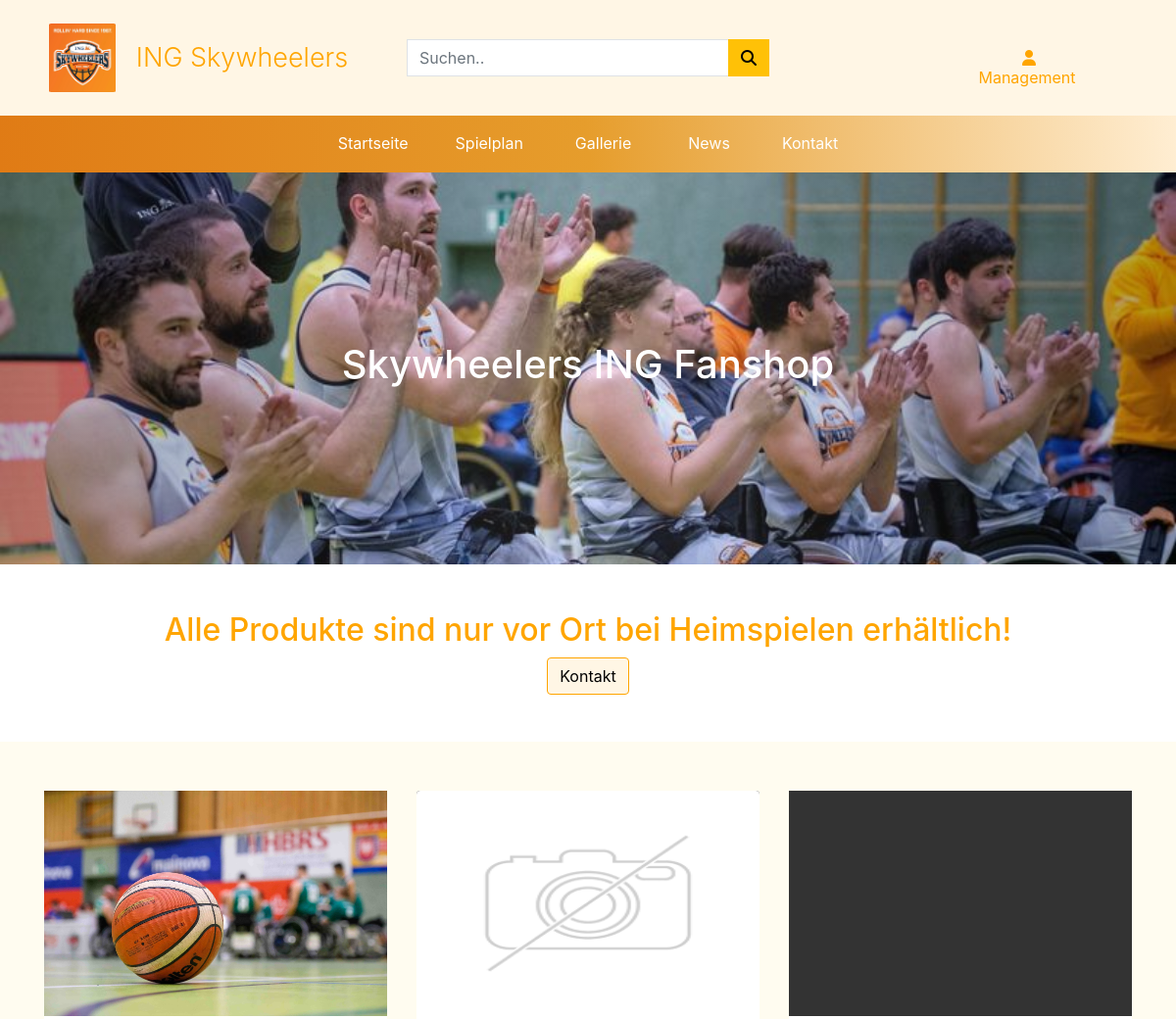
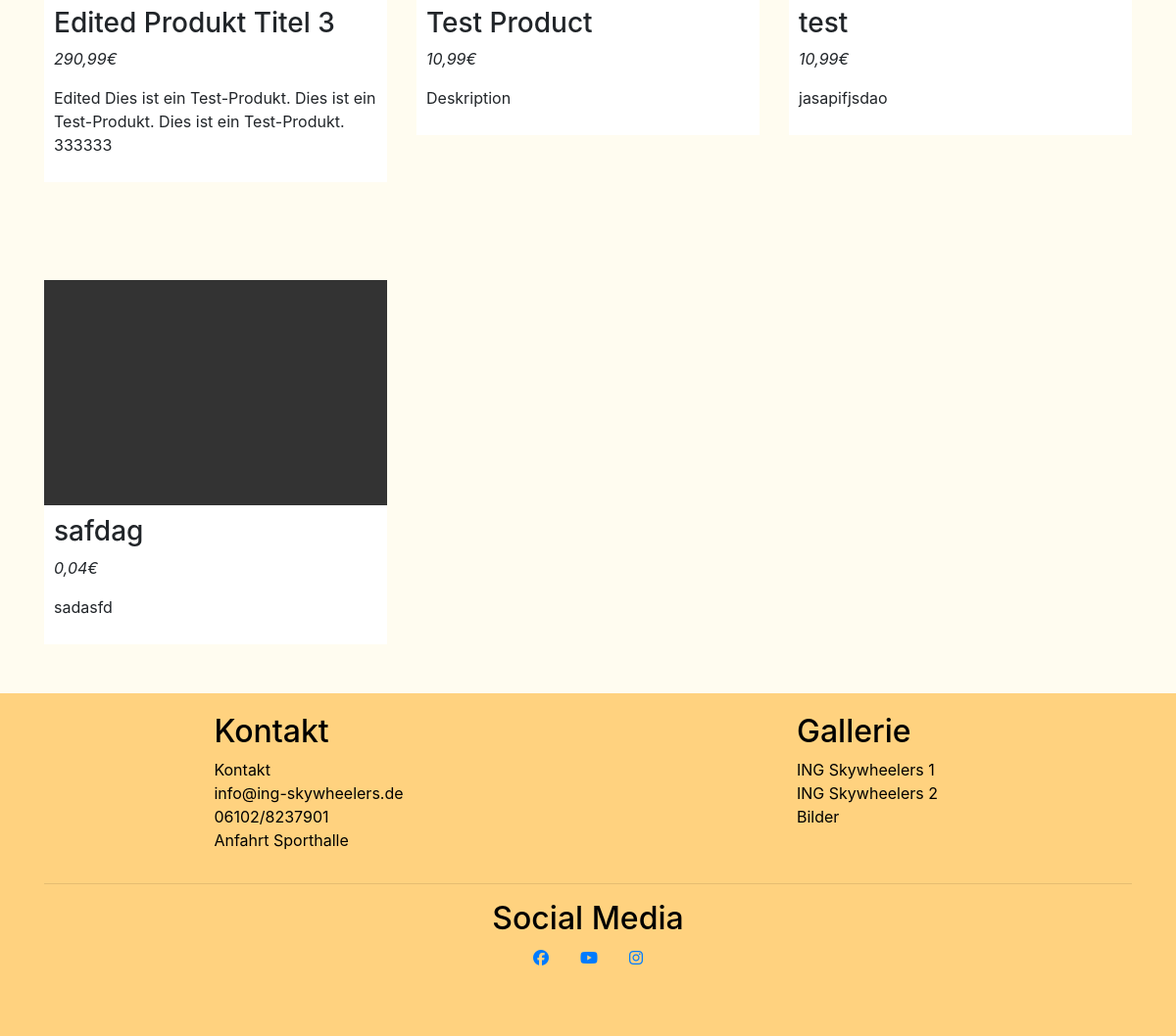
The app's page /fanshop/ with its own data (2 pictures, top to bottom).
### fanshop/models.py (models this page shows, shortened)
class BannerImage(models.Model):
    page_title = models.CharField(max_length=100, null=False, blank=False, default='')
    banner = models.ImageField(null=False, blank=False)

class Product(models.Model):
    friendly_name = models.CharField(max_length=254, null=False, blank=False, default='')
    name = models.CharField(max_length=254, null=False, blank=False, default='')
    image = models.ImageField(null=True, blank=True)
    description = models.TextField()
    price = models.DecimalField(max_digits=6, decimal_places=2)

### fanshop/views.py (the view)
# urls.py: path('', views.fanshop_page, name='fanshop'),
def fanshop_page(request):
    banner = BannerImage.objects.all()
    products = Product.objects.all()
    context = {
        'banner': banner,
        'products': products
    }
    return render(request, 'fanshop/fanshop.html', context)

### fanshop/templates/fanshop/fanshop.html (shortened to what this page needs)
{% extends 'base.html' %}
{% load static %}
{% block css %}
<link rel="stylesheet" href="{% static 'css/fanshop.css' %}">
{% endblock %}
{% block content %}
<section>
    <div class="container-fluid">
        <div class="row">
            <div class="col p-0">
                {% for img in banner %}
                <div class="fanshop-banner text-center"style="background-image: linear-gradient(to right, rgba(0, 0, 0, 0.3), rgba(255, 255, 255, 0.1), rgba(0, 0, 0, 0.3)), url('{{ img.banner.url }}');">
                    <h1>{{ img.page_title }}</h1>
                </div>
                {% endfor %}
            </div>
        </div>
    </div>
</section>
<section>
    <div class="container-fluid">
        <div class="row">
            <div class="col my-5 text-center">
                <h2 class="orange-text">Alle Produkte sind nur vor Ort bei Heimspielen erhältlich!</h2>
                <a href="{% url 'contactPage' %}"class="btn btn-outline-warning-edit">Kontakt</a>
            </div>
        </div>
    </div>
</section>
<section class="orange-bg">
    <div class="container">
        <div class="row">
            {% for detail in products %}
            <div class="col-lg-4 col-md-6 col-xs-12">
                <div class="product-wrap">
                    {% if detail.image %}
                        <div class="product-image rounded-0" style="background-image: url('{{ detail.image.url }}');" alt="{{ detail.name }}"></div>
                    {% else %}
                        <img class="product-image rounded-top" src="{{ MEDIA_URL }}noimage.png"
                            alt="{{ detail.name }}" />
                    {% endif %}
                    <div class="product-details rounded-0">
                        <h3>{{detail.name}}</h3>
                        <p><em>{{detail.price}}€</em></p>
                        <p>{{detail.description}}</p>
                    </div>
                </div>
            </div>
            {% endfor %}
        </div>
    </div>
</section>
{% endblock %}

### static/css/base.css (style rules this page uses)
.btn-outline-warning-edit { color: orange; background-color: rgb(255, 165, 0, 0.1); border-color: orange; }
.orange-text { color: orange; }

### fanshop/static/css/fanshop.css (style rules this page uses)
.orange-bg { background-color: #fffcf0; }
.orange-text { color: orange }
.btn { color: #000; }
.fanshop-banner { width: 100%; height: 50vh; background-position: center; background-repeat: no-repeat; background-size: cover; display: flex; align-items: center; justify-content: center; color: white; }
.product-wrap { margin: 50px 0; }
.product-image { width: 100%; height: 230px; background-color: #333; background-repeat: no-repeat; background-position: center; background-size: cover; }
.product-details { background-color: white; padding: 10px; }

### records on screen
BannerImage: banner (picture), page_title "Skywheelers ING Fanshop"
Product: image (picture), name "Edited Produkt Titel 3", price "290,99", description "Edited Dies ist ein Test-Produkt. Dies ist ein Test-Produkt. Dies ist ein Test-Produkt. 333333"
Product: name "Test Product", price "10,99", description "Deskription"
Product: name "test", price "10,99", description "jasapifjsdao"
Product: name "safdag", price "0,04", description "sadasfd"
